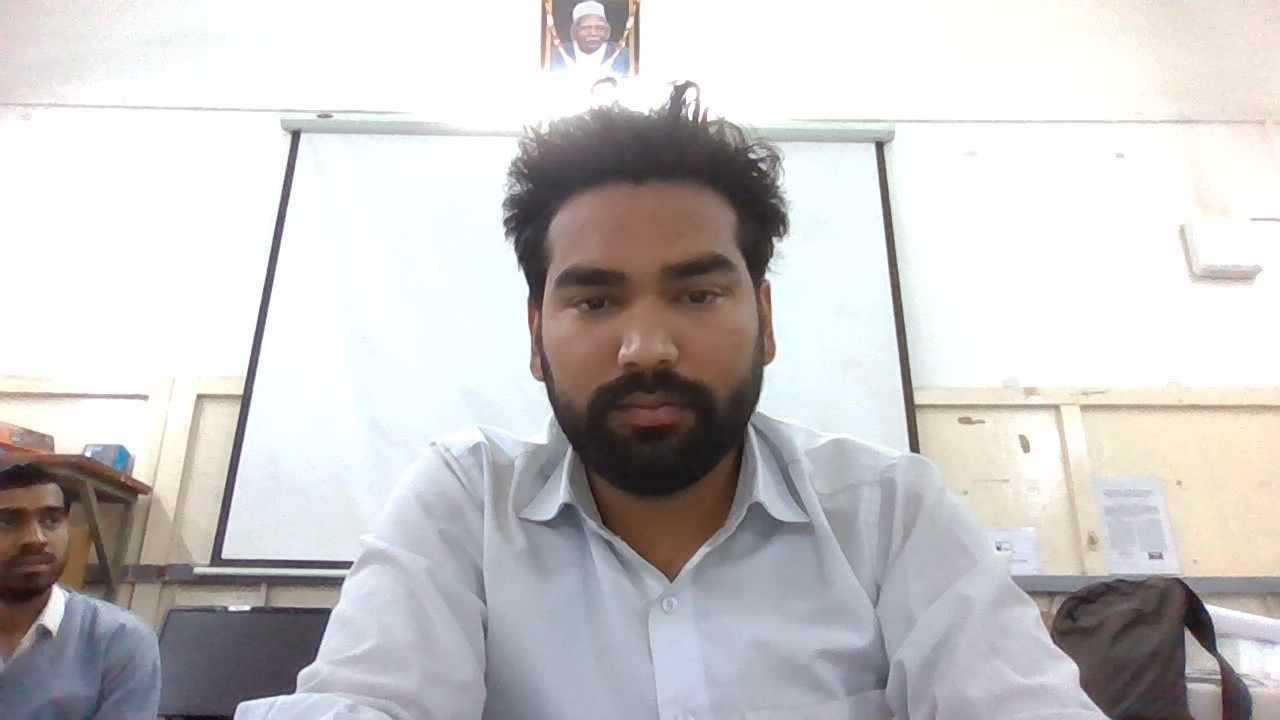
#> input picture Img0.jpg, 1280 x 720 px; its folder holds 4 pictures in this run
$ python task1.py
#> lines starting #> are read from the running program, lines starting #| are printed output that depends on the picture; after the words box and inside, x2 and y2 are one past the last pixel; in counts of white or black regions, pixels touching at a corner belong together
import cv2
import os

# Load the image
#image_path = 'Img1.jpg'
for i in range (10):
    image_path='Img'+str(i)+'.jpg'
    save_path='Cropped'+str(i)+'.jpg'
    image = cv2.imread(image_path)
#> image is the input picture: shape (720, 1280, 3); mean B, G, R 199.4, 199.1, 201.5

    # Load pre-trained face detector from OpenCV
    face_cascade = cv2.CascadeClassifier(cv2.data.haarcascades + 'haarcascade_frontalface_default.xml')

    # Convert the image to grayscale for face detection
    gray_image = cv2.cvtColor(image, cv2.COLOR_BGR2GRAY)
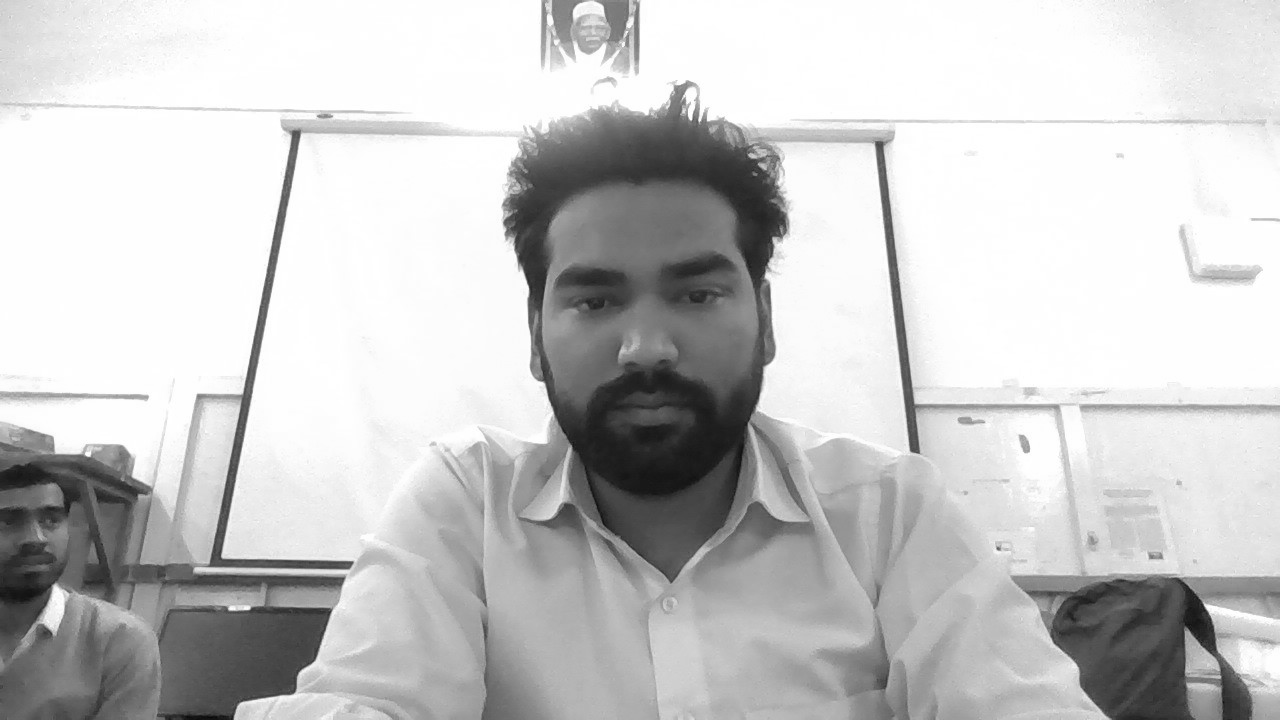
#> gray_image: shape (720, 1280); min 6, max 255, mean 199.9

    # Detect faces in the image
    faces = face_cascade.detectMultiScale(gray_image, scaleFactor=1.3, minNeighbors=5)
#> faces = [[506, 179, 288, 288]]

    # Create a directory to save cropped faces if it doesn't exist
    output_dir = 'cropped_faces'
    os.makedirs(output_dir, exist_ok=True)

    # Loop through the detected faces
    for i, (x, y, w, h) in enumerate(faces):
        # Draw a rectangle around each face
        cv2.rectangle(image, (x, y), (x + w, y + h), (255, 0, 0), 2)

        # Crop the face region from the image
        face_roi = image[y:y + h, x:x + w]

        # Save the cropped face with a unique filename

        cv2.imwrite(save_path, face_roi)
#> this loop made 1 pass
#> pass 1, `face_roi = image[y:y + h, x:x + w]`:
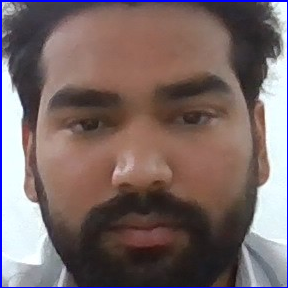
#> face_roi: shape (288, 288, 3); mean B, G, R 103.3, 103.7, 120.7
#> after the loop:
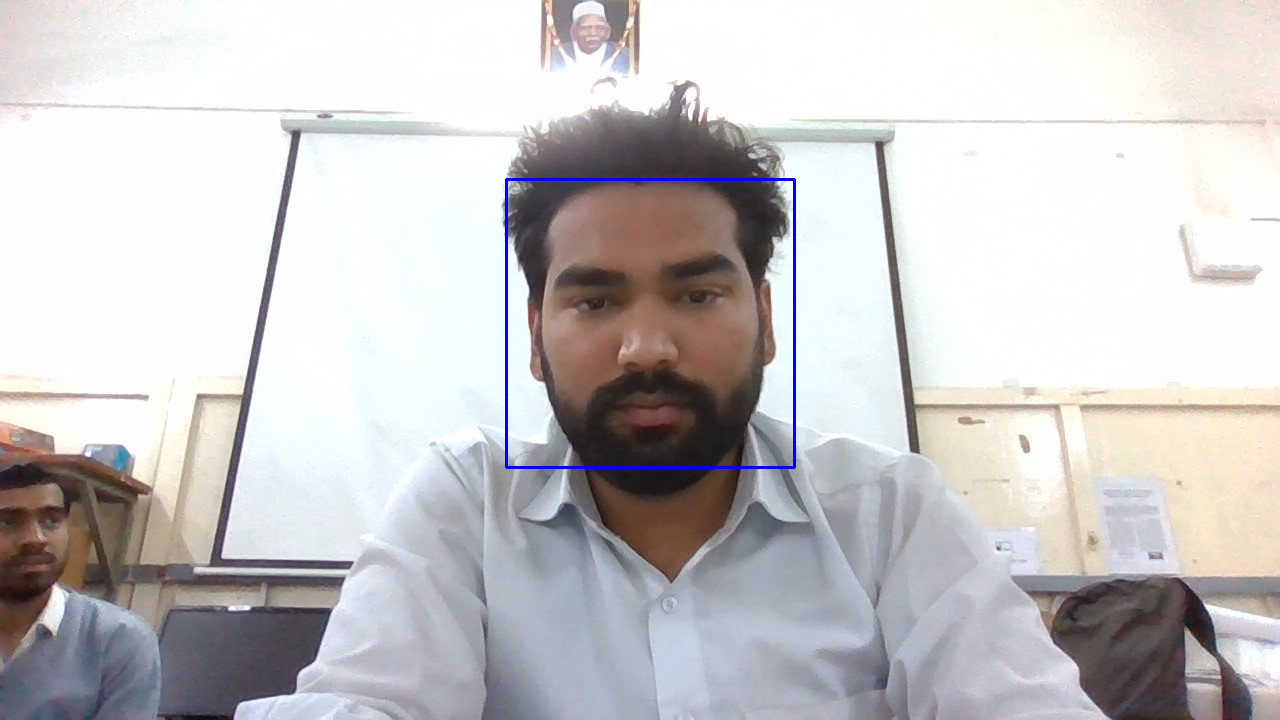
#> image: shape (720, 1280, 3); 0.37% of pixels changed, all inside (x1, y1, x2, y2) = (505, 178, 796, 469)

    # Display each cropped face separately
    for i in range(len(faces)):
        # Load the cropped face image
        cropped_face_path = os.path.join(output_dir, f"face_{i}.jpg")
        cropped_face = cv2.imread(cropped_face_path)

        # Display the cropped face
        cv2.imshow('Cropped Face', cropped_face)
        cv2.waitKey(1000)  # Display each face for 1 second

    # Save or display the image with rectangles around faces
    cv2.imshow('Detected Faces', image)
    cv2.waitKey(1)
    cv2.destroyAllWindows()
#> pass 2 of the loop `for i in range (10):`:
#> image_path = 'Img1.jpg'
#> save_path = 'Cropped1.jpg'
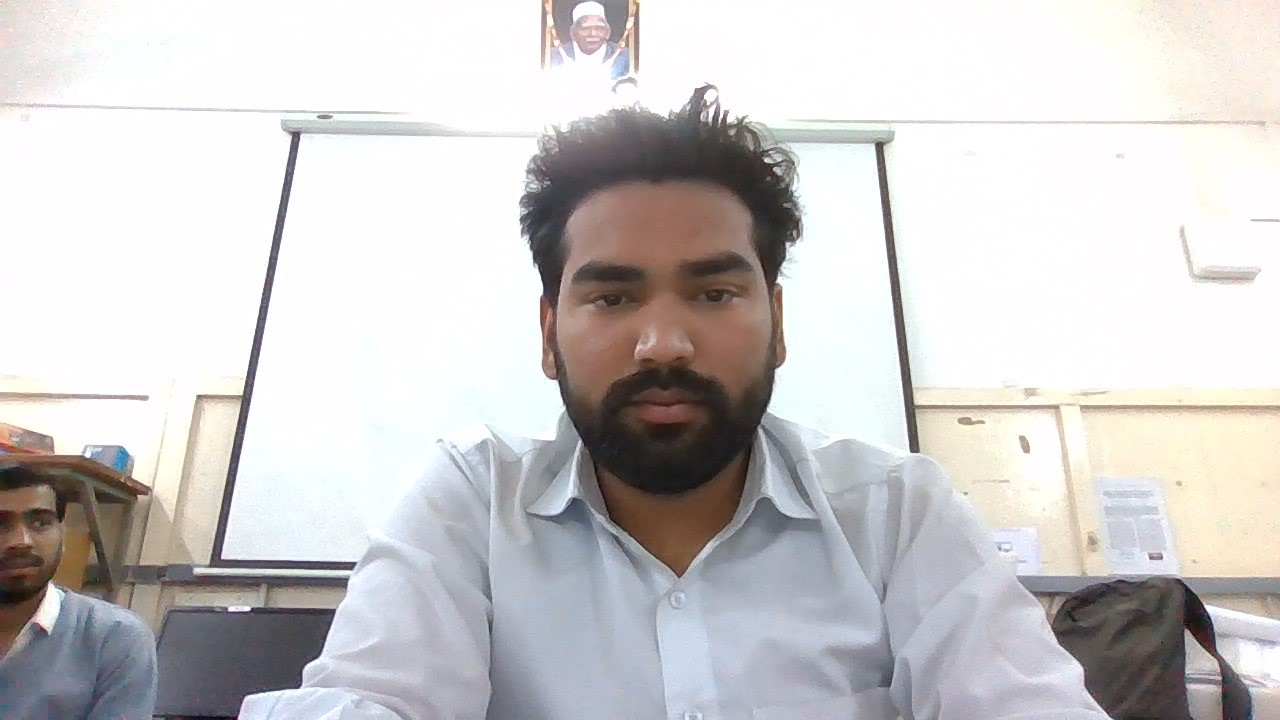
#> input picture img1.jpg, 1280 x 720 px, found by its file name
#> image is the input picture: shape (720, 1280, 3); mean B, G, R 202.8, 202.9, 205.3
#> faces = [[527, 183, 274, 274]]
#> the loop `for i, (x, y, w, h) in enumerate(faces):` made 1 pass
#> pass 1, `face_roi = image[y:y + h, x:x + w]`:
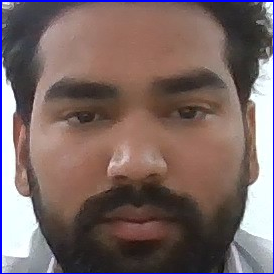
#> face_roi: shape (274, 274, 3); mean B, G, R 101, 102.6, 121.6
#> after the loop `for i, (x, y, w, h) in enumerate(faces):`:
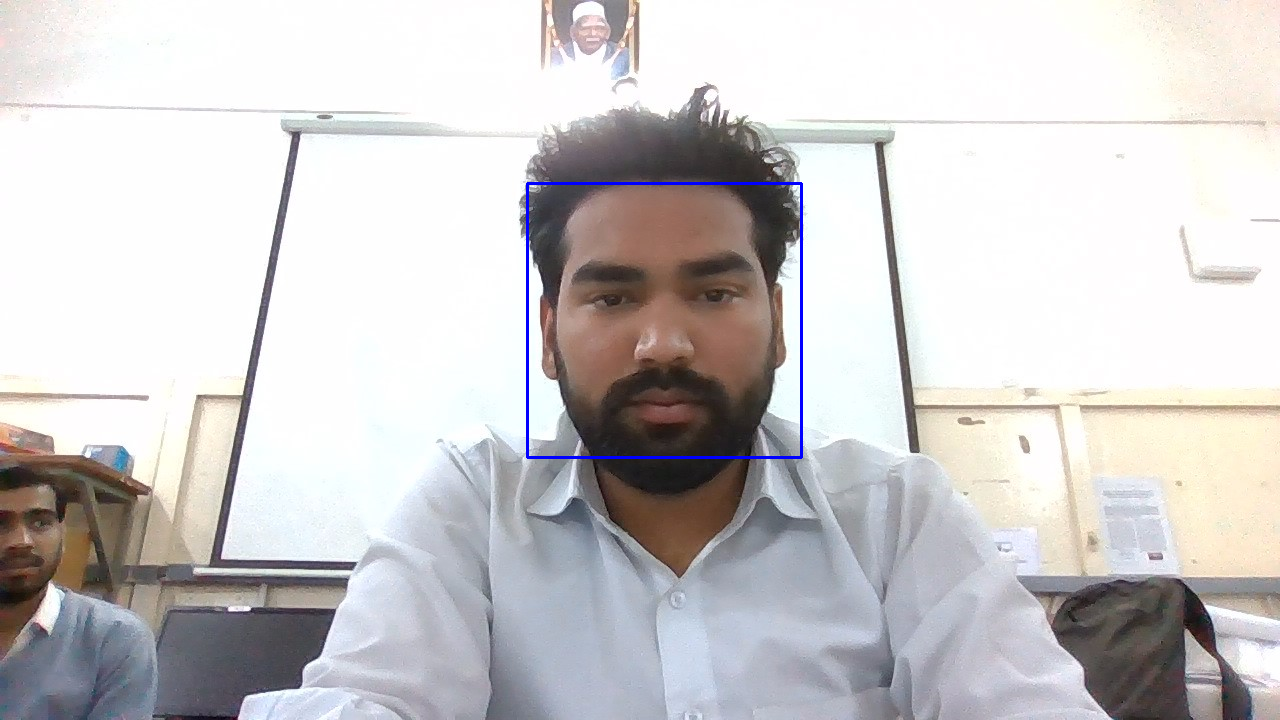
#> image: shape (720, 1280, 3); 0.36% of pixels changed, all inside (x1, y1, x2, y2) = (526, 182, 803, 459)
#> pass 3 of the loop `for i in range (10):`:
#> image_path = 'Img2.jpg'
#> save_path = 'Cropped2.jpg'
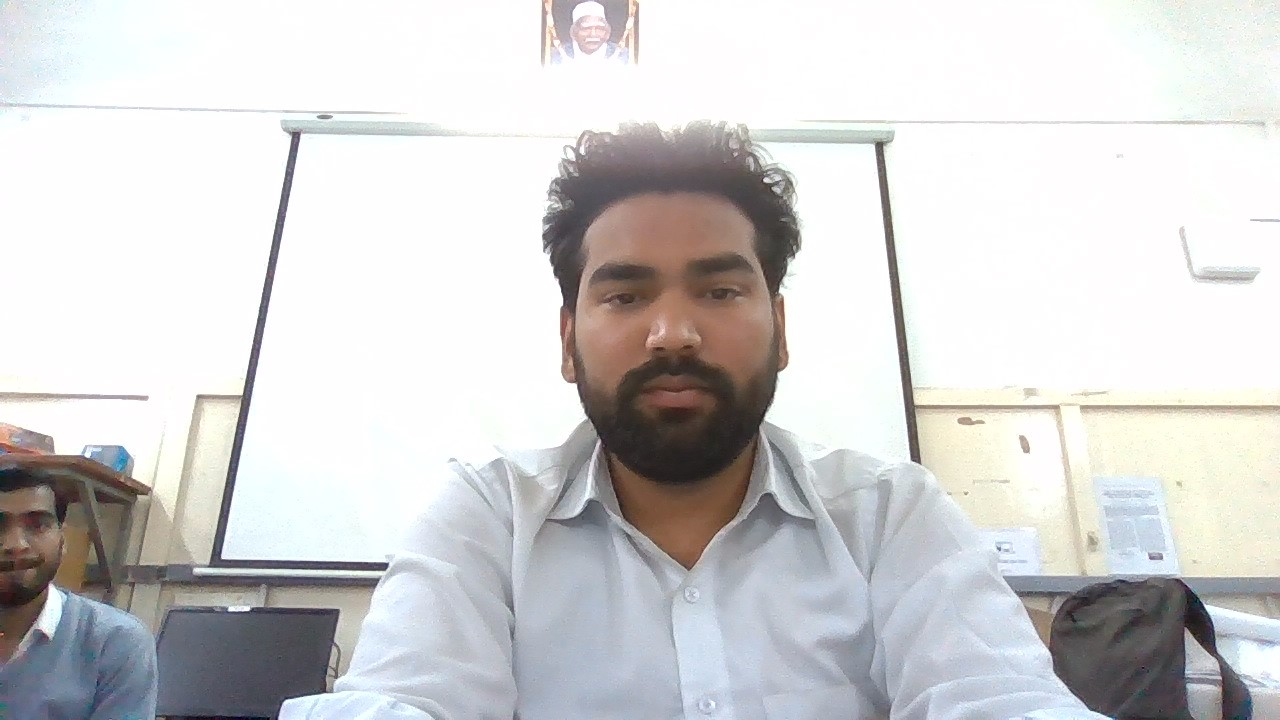
#> input picture img2.jpg, 1280 x 720 px, found by its file name
#> image is the input picture: shape (720, 1280, 3); mean B, G, R 209.8, 209.5, 210.1
#> faces = [[549, 195, 244, 244]]
#> the loop `for i, (x, y, w, h) in enumerate(faces):` made 1 pass
#> pass 1, `face_roi = image[y:y + h, x:x + w]`:
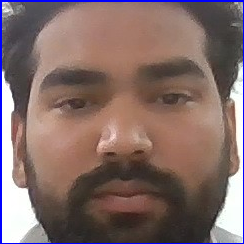
#> face_roi: shape (244, 244, 3); mean B, G, R 104.1, 107.5, 130
#> after the loop `for i, (x, y, w, h) in enumerate(faces):`:
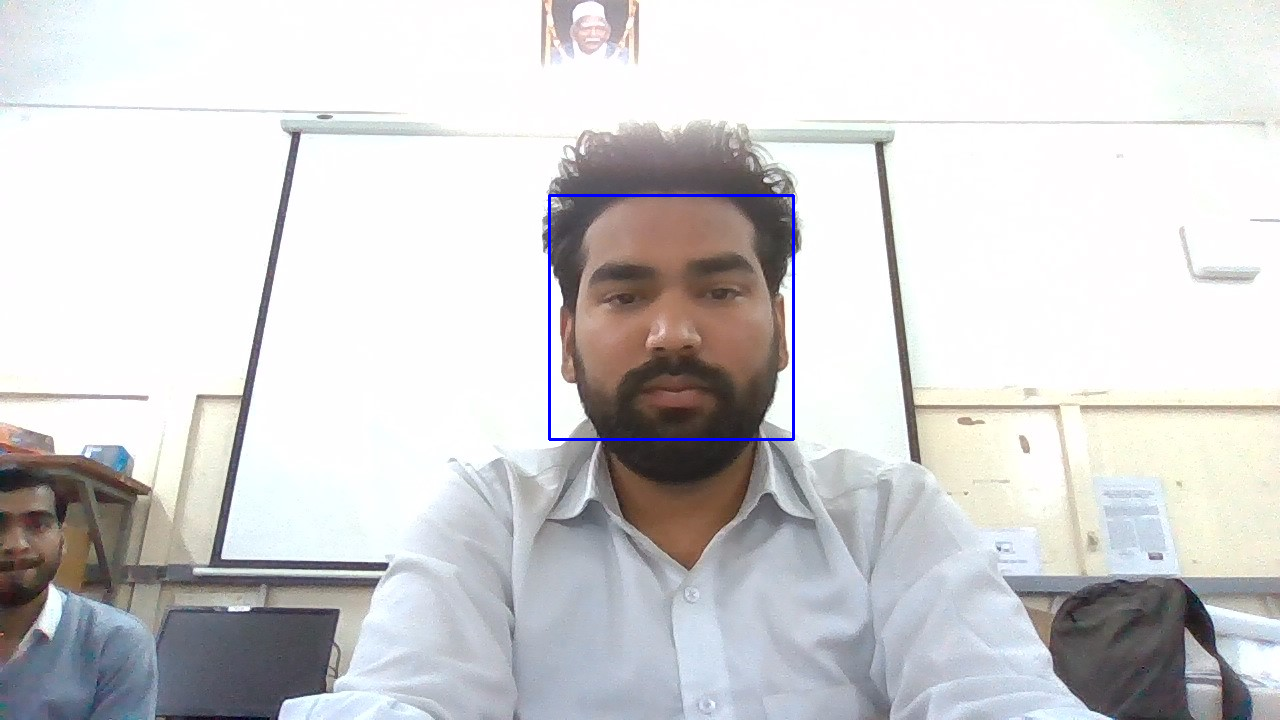
#> image: shape (720, 1280, 3); 0.32% of pixels changed, all inside (x1, y1, x2, y2) = (548, 194, 795, 441)
#> (the run stopped early here; a loop or call above may not have finished)
